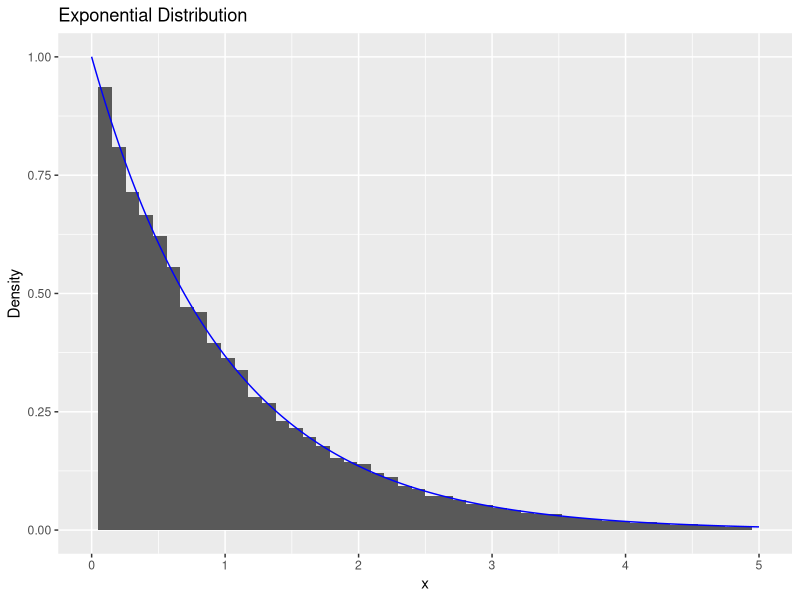
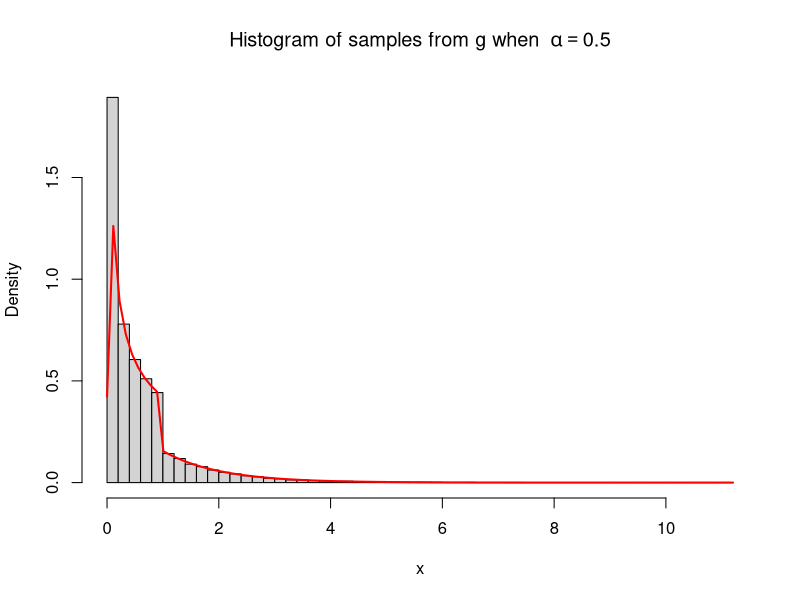
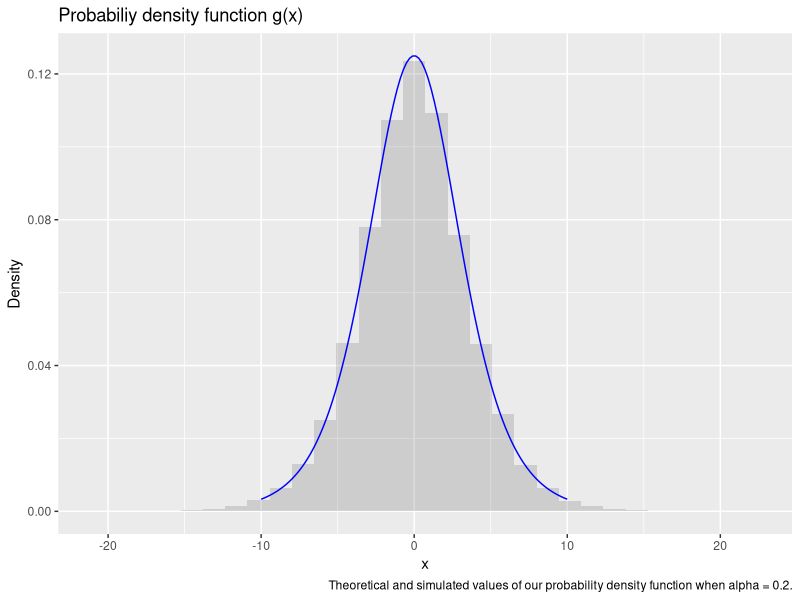
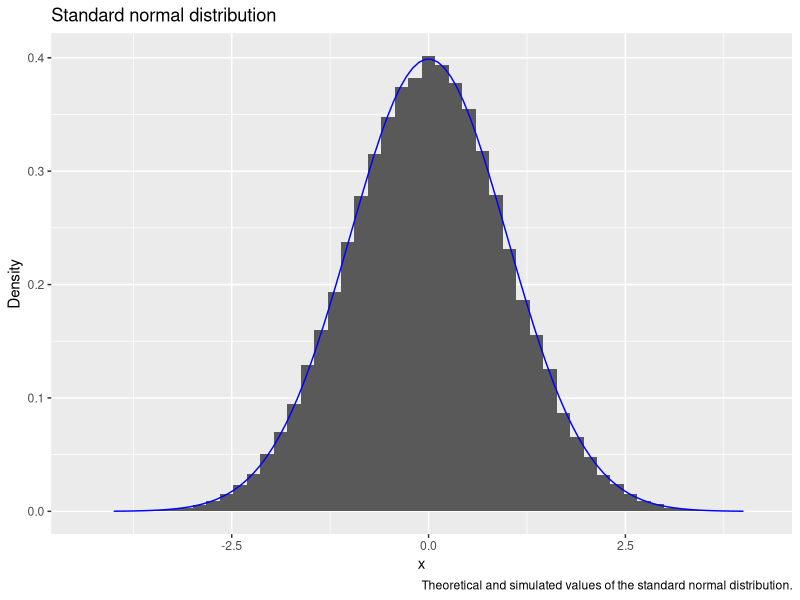
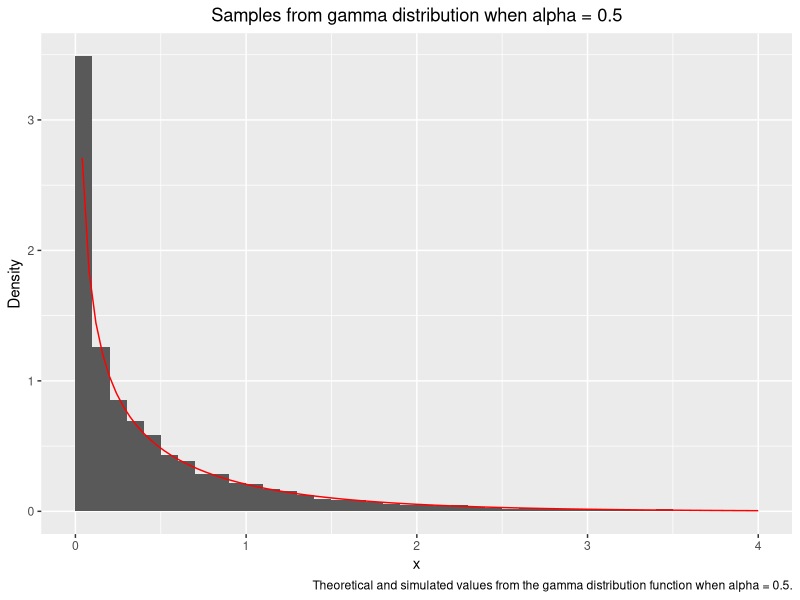
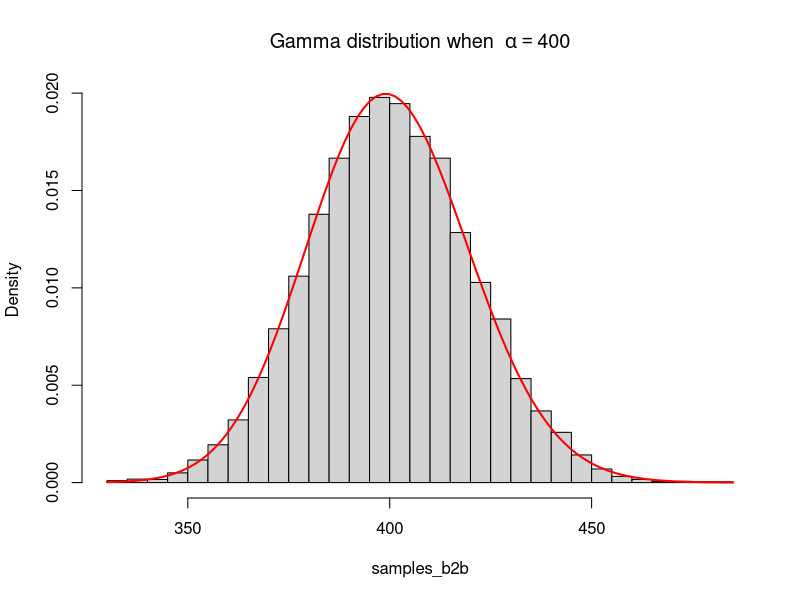
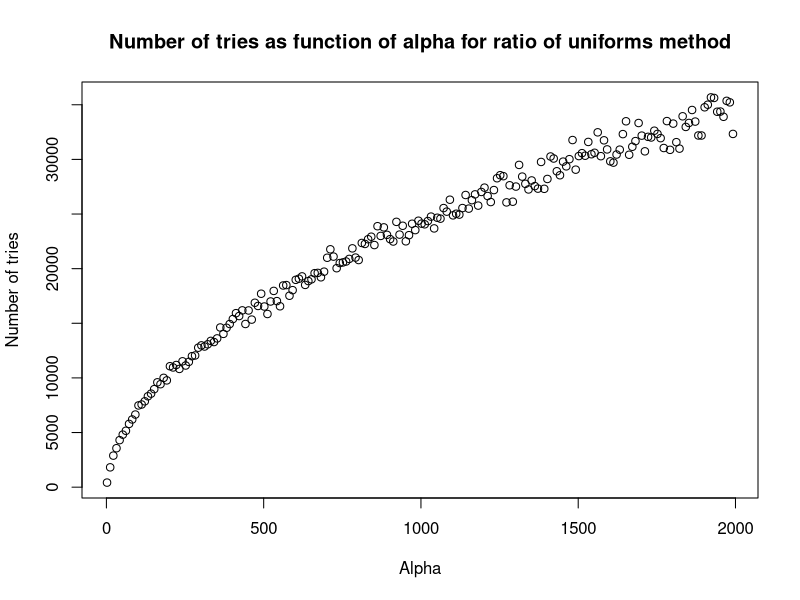
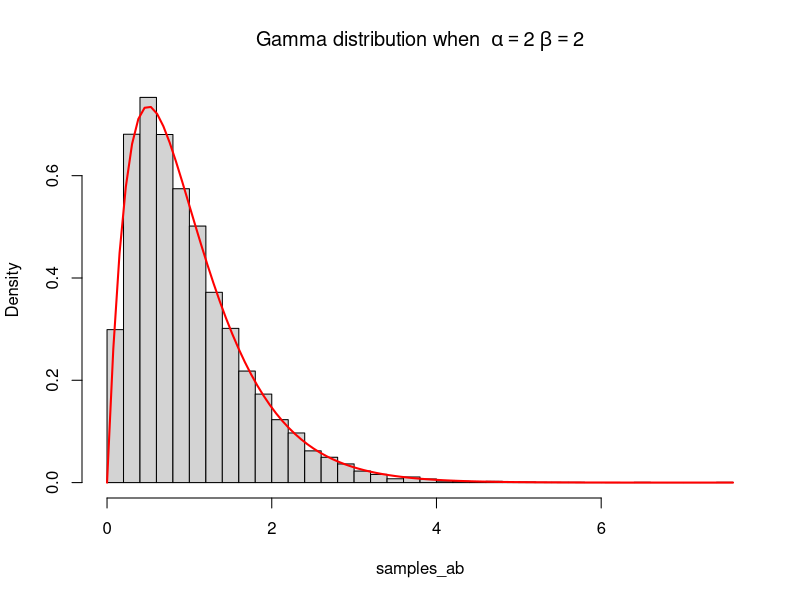

The R source for these figures, in order:
## ---- chunk 1
## Libraries used in Project
library(ggplot2)
library(knitr)
library(formatR)
knitr::opts_chunk$set(echo = TRUE, warning=FALSE, message=FALSE)
opts_chunk$set(tidy.opts=list(width.cutoff=60),tidy=TRUE)
## ---- chunk 2
# n: number of samples to generate
# rate: the rate
# expdist returns a vector with generated random numbers from exponential distribution
expdist <- function(rate, n) {
   u <- runif(n)
   x <-  -log( (1/rate)*( 1 - u))/rate
   list = list(x, u)
   return(list)
}
n <- 60000
lambda <- 1
outval <- expdist(lambda, n)
x = outval[[1]]
y = outval[[2]]
ggplot(data.frame(x=x))+geom_histogram(aes(x=x, y = ..density..), bins = 50)+geom_line(data = data.frame(x=x,y=dexp(x, rate = 1)), aes(x=x, y=y), color = "blue")+xlim(0,5)+labs(title="Exponential Distribution", x="x", y="Density")
## ---- chunk 3
# ca: normalizing constant
ca <- function(alpha) {
  return(exp(1)*alpha/(exp(1)+alpha))
}
# alpha: parameter alpha
# n: number of samples to generate
# dist1 returns a vector of random numbers from the distribution g
dist1 <- function(alpha, n) {
   u <- runif(n)
   L = u<ca(alpha)/alpha
   res = c(1:n)*0
   res[L] = (u[L]*alpha/ca(alpha))^(1/alpha)
   res[!L] = -log((1-u[!L])/ca(alpha))
   return(list(res,u))
}

# g_test is the theoretical function to test the algorithm with 
g_test = function(alpha, x) {
  res = c(1:length(x))*0
  L = x<1&x>0
  res[L] = ca(alpha)*x[L]^(alpha-1)
  res[!L] = ca(alpha)*exp(-x[!L])
  return (res)
}

n <- 60000
alpha <- 0.5
outval1 <- dist1(alpha, n)
x <- outval1[[1]]
y <- outval1[[2]]

hist(x, breaks = 50, freq = FALSE, main = bquote("Histogram of samples from g when "~alpha == .(alpha)))
curve(g_test(alpha, x), col = "red", lwd = 2, add=TRUE)
## ---- chunk 4
# alpha: the parameter alpha
# n: number of samples to be generated
# dist3 gives a vector of random variables from the distribution in question 3b
dist3 <- function(alpha, n) {
   u <- runif(n)
   x <- 1/alpha*log(-u/(u-1))
   list = list(x, u)
   return(list)
}
# checkfunc3 gives values from the theoretical function that we want to check with
x <- seq(from = -10, to = 10, length.out = 100)
checkfunc3 <- function(alpha, x) {
  return(alpha*exp(alpha*x)/(1+exp(alpha*x))^2)
}
outval3 <- dist3(alpha, n)
ggplot(data.frame(x = outval3[[1]], y = outval3[[2]]))+
  geom_histogram(aes(x=x, y=..density..),alpha=0.2)+geom_line(data = data.frame(x=x,y=checkfunc3(alpha,x)), aes(x=x, y=y), color = "blue")+labs(title="Probabiliy density function g(x)", x="x", y="Density",caption = "Theoretical and simulated values of our probability density function when alpha = 0.2.")

## ---- chunk 5
# n: number of samples to generate
# mynormal samples from box-muller algorithm
mynormal <- function(n) {
  u1=runif(n)
  u2=runif(n)
  return (sqrt(-2*log(u1))*sin(2*pi*u2))
}
n = 100000
mynormalout <- mynormal(n)
std_normal_data <- data.frame(x=mynormalout)
x <- seq(-4, 4, length=100)
ggplot(std_normal_data)+
  geom_histogram(aes(x=x, y=..density..),bins=50)+geom_line(data = data.frame(x=x,y=dnorm(x)), aes(x=x, y=y), color = "blue")+labs(title="Standard normal distribution", x="x", y="Density",caption = "Theoretical and simulated values of the standard normal distribution.")
## ---- chunk 6
# mu: mean of the multivariate normal distribution
# sigma: covariance matrix of the multivariate normal distribution
dim = 2
mu <- c(1,2)
M=chol(matrix(c(2,1,1,3),dim,dim))
sigma <- t(M)%*%M
## ---- chunk 7
# y: matrix to store the realisations of the multivariate normal distribution
n = 100000
y = matrix(0, dim, n)
for (i in 1:n) {
   y[,i] = mu + t(M)%*%mynormal(dim)
}
# means: vector with the mean of the simulated values
means=numeric(dim)
for (i in 1:dim){
means[i]=mean(y[i,])
}
# covmatrix: matrix with the covariances of the simulated values
covmatrix = cov(t(y))
print("The chosen mean vector is: ")
print(mu)
print("The simulated mean vector is: ")
print(means)
print("The chosen covariance matrix is: ")
print(sigma)
print("The simulated covariance vector is: ")
print(covmatrix)
## ---- chunk 8
# f_b1 returns the value of f in this exercise, a gamma distribution
f_b1 <- function(alpha, x) {
  gamma = (1/gamma(alpha))*x^(alpha-1)*exp(-x)
  return((gamma)*(x>0))
}

# acceptance_criterion returns the alpha to accept/reject in rejection sampling
acceptance_criterion <- function(alpha, x) {
  const = (exp(1)+alpha)/(gamma(alpha)*exp(1)*alpha)
  alpha = f_b1(alpha, x)/(const*g_test(alpha, x))
  return(alpha)
}

# rejection_b generates samples from f by rejection sampling
# n: number of samples to generate
# alpha: shape parameter 
rejection_b <- function(alpha, n) {
  out = 1:n
  
  for (i in 1:n) {
    finished = 0
    while(finished==0) {
      u = runif(1)
      x = dist1(alpha, 1)[[1]]
      acceptance = acceptance_criterion(alpha, x)
      if(u <= acceptance) {
        out[i] = x
        finished = 1
      }
    }
  }
  return(out)
}


# f_testb is the theoretical function to test the algorithm with 
f_testb = function(x, alpha) {
  gamma = (1/gamma(alpha))*x^(alpha-1)*exp(-x)
  return((gamma)*(x>0))
}

n = 10000
alpha = 0.5

samples_b1 <- rejection_b(alpha, n)
x <- seq(0,4,0.001)
data_b1 <- data.frame("samples_b1"=samples_b1)
ggplot(data=data_b1, aes(data_b1$samples_b1)) +
geom_histogram(aes(y=..density..), breaks = seq(0, 4, by = 0.1)) +theme(plot.title = element_text(hjust = 0.5))+
xlim(c(0,4)) + labs(title="Samples from gamma distribution when alpha = 0.5", x="x", y="Density", caption = "Theoretical and simulated values from the gamma distribution function when alpha = 0.5.") +
stat_function(fun = f_testb, args = list(alpha), color = "red")
## ---- chunk 9
n <- 10000
# f_gamma the kernel of a gamma function
f_gamma <- function(x, alpha){
  return (x^(alpha - 1 )*exp(-x)*(x>0))
}

alpha <- 400

# gamma_b2b2 samples from gamma distribution with large alpha
gamma_b2b2 <- function(alpha, n){
  x = 1:n
  loga = 0.5*((alpha-1)*log(alpha-1)+(1-alpha))
  logb = 0.5*((alpha+1)*log(alpha+1)-1-alpha)
  trials = 1
  
  for (i in 1:n){
    logx1 = loga + log(runif(1))
    logx2 = logb + log(runif(1))
    f_condition = 0.5*((alpha-1)*(logx2-logx1)-exp(logx2-logx1))
    while(logx1 > f_condition){
    logx1 = loga + log(runif(1))
    logx2 = logb + log(runif(1))
    f_condition = 0.5*((alpha-1)*(logx2-logx1)-exp(logx2-logx1))
    trials = trials + 1
    }
    
     x[i] = exp(logx2-logx1)
  }
  return(cbind(x, trials-1))
}


samples_b2b = gamma_b2b2(alpha, n)[,1]
hist(samples_b2b, breaks = 40, freq = FALSE, main = bquote("Gamma distribution when "~alpha == .(alpha)))
curve(dgamma(x, alpha, 1), col = "red", lwd = 2, add=TRUE)

test_tries <- function(n) {
  alpha = seq(2,2000,10)
  tryvector = 1:length(alpha)
  for (i in 1:length(alpha)) {
    tries = gamma_b2b2(alpha[i], n)[,2][1]
    tryvector[i] = tries
  }
  return(cbind(alpha, tryvector))
  
}

test_try = test_tries(1000)
## ---- chunk 10
plot(test_try[,1], test_try[,2], title(main = "Number of tries as function of alpha for ratio of uniforms method"), xlab = "Alpha", ylab = "Number of tries")

## ---- chunk 11

# gammaab samples from the gamma distribution for all values of alpha and beta > 0 
gammaab <- function(alpha, beta, n) {
  if(alpha>0&&alpha<1) {
    X = rejection_b(alpha, n)/beta
  }
  else if(alpha==1) {
    X = expdist(1, n)[[1]]
  }
  else if (alpha>1) {
    X = gamma_b2b2(alpha,n)[,1]
  }
  else {
    print("alpha not valid")
    return(0)
  }
  Y = X/beta
  return(Y)
}

# theoretical_gamma is the theoretical function to test the algorithm with for alpha, beta > 0
theoretical_gamma = function(x, alpha, beta) {
  gamma = ((beta^alpha)/gamma(alpha))*x^(alpha-1)*exp(-beta*x)
  return((gamma)*(x>0))
}

alpha = 2
beta = 2
n = 10000

samples_ab <- gammaab(alpha, beta, n)
hist(samples_ab, breaks = 40, freq = FALSE, main = bquote("Gamma distribution when "~alpha == .(alpha) ~beta ==.(beta)))
curve(theoretical_gamma(x, alpha, beta), col = "red", lwd = 2, add=TRUE)

## ---- chunk 12
# sample_beta samples from beta(alpha, beta) distribution 
# n: number of samples
sample_beta <- function(alpha, beta, n) {
  x = gammaab(alpha, 1, n)
  y = gammaab(beta, 1, n)
  z = x/(x+y)
  return(z)
}

alpha = 0.5
beta = 0.5
n = 10000
samples_beta <- sample_beta(alpha, beta, n)
hist(samples_beta, breaks = 40, freq = FALSE, main = bquote("Beta distribution when "~alpha == .(alpha) ~beta ==.(beta)))
curve(dbeta(x, alpha, beta), col = "red", lwd = 2, add=TRUE)

## ---- chunk 13
# indicator_func return
indicator_func <- function(x) {
  return (x>4)
}

# monte_carlo estimates the probability and the variance
# n: number of samples to generate when estimating
rm("c")
monte_carlo <- function(n) {
  normal = mynormal(n)
  h = indicator_func(normal)
  theta_estimate = (1/n)*sum(h)
  variance_estimate = var(h)/(n-1)
  return(c(theta_estimate, variance_estimate))
}

n = 100000

monte_carlo_test <- monte_carlo(n)
# lower: lower limit of confidence interval
# upper: upper limit of confidence interval

lowermc <- monte_carlo_test[1] + qnorm(0.025)*sqrt(monte_carlo_test[2])

uppermc <- monte_carlo_test[1] + qnorm(0.975)*sqrt(monte_carlo_test[2])

## ---- chunk 14
# importance_sampling estimates the probability via the density g
# n: number of samples to generate
importance_sampling <- function(n) {
  u = runif(n)
  x = sqrt(16-2*log(1-u))
  f = 1/sqrt(2*pi)*exp(-0.5*x^2)
  g = x*exp(-0.5*x^2+8)
  h = indicator_func(x)
  theta_estimate = (1/n)*sum(h*f/g)
  variance_estimate = (1/(n*(n-1)))*sum(h*f/g-theta_estimate)^2
  return(c(theta_estimate, variance_estimate))
}

n = 10^5
importance_test <- importance_sampling(n)

# lower: lower limit of confidence interval
# upper: upper limit of confidence interval
lowerim <- importance_test[1] + qnorm(0.025)*sqrt(importance_test[2])
upperim <- importance_test[1] + qnorm(0.975)*sqrt(importance_test[2])
## ---- chunk 15
monte_carlo_test5 <- monte_carlo(10^5)
monte_carlo_test6 <- monte_carlo(10^6)
monte_carlo_test7 <- monte_carlo(10^7)

lowermc5 <- monte_carlo_test5[1] + qnorm(0.025)*sqrt(monte_carlo_test5[2])

uppermc5 <- monte_carlo_test5[1] + qnorm(0.975)*sqrt(monte_carlo_test5[2])

lowermc6 <- monte_carlo_test6[1] + qnorm(0.025)*sqrt(monte_carlo_test6[2])

uppermc6 <- monte_carlo_test6[1] + qnorm(0.975)*sqrt(monte_carlo_test6[2])

lowermc7 <- monte_carlo_test7[1] + qnorm(0.025)*sqrt(monte_carlo_test7[2])

uppermc7 <- monte_carlo_test5[1] + qnorm(0.975)*sqrt(monte_carlo_test7[2])
## ---- chunk 16
# antithet gives an estimate of the probability and the variance 
# n: number of sample pairs to generate
antithet <- function(n){
  u = runif(n)
  x1 = sqrt(16-2*log(u)) 
  x2 = sqrt(16-2*log(1-u))
  f1 = (1/sqrt(2*pi))*exp(-0.5*x1^2) 
  f2 = (1/sqrt(2*pi))*exp(-0.5*x2^2)
  g1 = x1*exp(-0.5*x1^2+8) 
  g2 = x2*exp(-0.5*x2^2+8)
  h1 = indicator_func(x1)
  h2 = indicator_func(x2)
  
  theta_estimate1 = (1/n)*sum(h1*f1/g1)
  theta_estimate2 = (1/n)*sum(h2*f2/g2)
  theta_estimate = (theta_estimate1+theta_estimate2)/2
  
  variance_estimate1 = (1/(n-1))*sum(h1*f1/g1-theta_estimate1)^2
  variance_estimate2 = (1/(n-1))*sum(h2*f2/g2-theta_estimate2)^2
  cov = (1/(n-1))*sum(h1*f1/g1-theta_estimate1)*sum(h2*f2/g2-theta_estimate2)
  variance_estimate = (1/(4*n))*(variance_estimate1+variance_estimate2+2*cov)
  
  return(c(theta_estimate, variance_estimate))
}
## ---- chunk 17
antithetic_test <- antithet(5*10^4)

loweranti <- antithetic_test[1] + qnorm(0.025)*sqrt(antithetic_test[2])

upperanti <- antithetic_test[1] + qnorm(0.975)*sqrt(antithetic_test[2])
## ---- chunk 18
# f is the  posterior function to sample from, not normalized
# theta: parameter between 0 and 1, sampled from U(0,1)
# y: observed values
f <- function(theta, y) {
  return((2+theta)^y[1]*(1-theta)^(y[2]+y[3])*theta^y[4])
}

# f_normalized is the posterior function, normalized
f_normalized <- function(theta, y) {
  c = integrate(f,0,1,y)$value
  return(f(theta,y)/c)
}

# alpha finds the acceptance probability alpha
alpha <- function(theta, y) {
  c = optimize(f, interval = c(0,1), maximum = TRUE, y=y)$objective
  return(f(theta, y)/c)
}

# rejection_d samples from the posterior by rejection sampling
# n: number of samples to generate
rejection_d <- function(y, n) {
  out = 1:n
  g = function() {return(runif(1))}
  
  for (i in 1:n) {
    finished = 0
    while(finished==0) {
      u = runif(1)
      theta = g()
      alpha = alpha(theta, y)
      if(u <= alpha) {
        out[i] = theta
        finished = 1
      }
    }
  }
  return(out)
}

y = c(125,18,20,34)
n = 10000

samples_d1 <- rejection_d(y, n)
x <- seq(0,1,0.001)
data_d1 <- data.frame("samples_d1"=samples_d1)
ggplot(data=data_d1, aes(data_d1$samples_d1)) +
geom_histogram(aes(y=..density..), breaks = seq(0, 1, by = 0.005)) +theme(plot.title = element_text(hjust = 0.5))+
xlim(c(0.4,0.85)) + labs(title="Posterior density", x="x", y="Density", caption = "Posterior density for theta given y.") +
stat_function(fun = f_normalized, args = list(y), color = "red")

## ---- chunk 19
M = 10000
# 
# post_mean_mc: the estimated posterior mean
thetas <- rejection_d(y, M)
post_mean_mc <- mean(thetas)

# inside_integral is what we want to integrate
inside_integral = function(theta,y) {
    return(theta*f_normalized(theta,y))
}

# numerical_mean is the mean found by numerical integration
numerical_mean <- integrate(inside_integral,0,1,y)[[1]]
## ---- chunk 20
x <- seq(0,1,0.001)
data_d1 <- data.frame("thetas"=thetas)
ggplot(data=data_d1, aes(data_d1$thetas)) +
geom_histogram(aes(y=..density..), breaks = seq(0, 1, by = 0.005)) +theme(plot.title = element_text(hjust = 0.5))+
xlim(c(0.4,0.85)) + labs(title="Posterior density with posterior mean", x="x", y="Density", caption = "Posterior density given y.") +
stat_function(fun = f_normalized, args = list(y), color = "red")+geom_vline(xintercept = post_mean_mc,color="red")
## ---- chunk 21
# rejection_d_count samples from the posterior by rejection sampling and counts the number of trials to one acceptance
# n: number of samples to generate
rejection_d_count <- function(y, n) {
  out = 1:n
  g = function() {return(runif(1))}
  
  for (i in 1:n) {
    finished = 0
    count = 0
    while(finished==0) {
      u = runif(1)
      theta = g()
      alpha = alpha(theta, y)
      count = count + 1
      if(u <= alpha) {
        out[i] = count
        count = 0
        finished = 1
      }
    }
  }
  return(out)
}

y = c(125,18,20,34)
n = 10000

# simulated number of trials 
number_of_trials <- mean(rejection_d_count(y,n))

#c_const finds the constant c, i.e. the numerical computation of the theoretical number of trials for one acceptance
c_const <- function(y) {
  c = optimize(f_normalized, interval = c(0,1), maximum = TRUE, y=y)$objective
  return(c)
}

c_numerical <- c_const(y)
## ---- chunk 22
#fnew calculates the unnormalized new posterior distribution
fnew <- function(theta, y) {
  fnew = 5*(1-theta)^4*(2+theta)^y[1]*(1-theta)^(y[2]+y[3])*theta^y[4]
}

# weight calculates the self-normalizing weights to use in importance sampling
weight <- function(theta, y) {
  return(fnew(theta, y)/f(theta, y))
}

# fnew_normalized calculates the normalized new posterior distribution
fnew_normalized <- function(theta, y) {
  const = integrate(fnew, 0, 1, y)$value
  return(fnew(theta, y)/const)
}

fnew_normalized(0.5,y)
# importance_d4 estimates the mean via importance sampling
# y: observed values
# n: number of samples to use in the estimation
importance_d4 <- function(y, n) {
  theta = rejection_d(y, n)
  estimate = sum(theta*weight(theta, y))/sum(weight(theta,y))
  return(estimate)
}

n = 10000
simulated_d4 <- importance_d4(y, n)

# integrand_d4 is the expression to integrate
integrand_d4 <- function(theta, y) {
  return(fnew_normalized(theta, y)*theta)
}

# numerical_d4 numerically calculates the integral
numerical_d4 <- function(y) {
  return(integrate(integrand_d4, 0,1,y)$value)
}

num_d4 <- numerical_d4(y)
